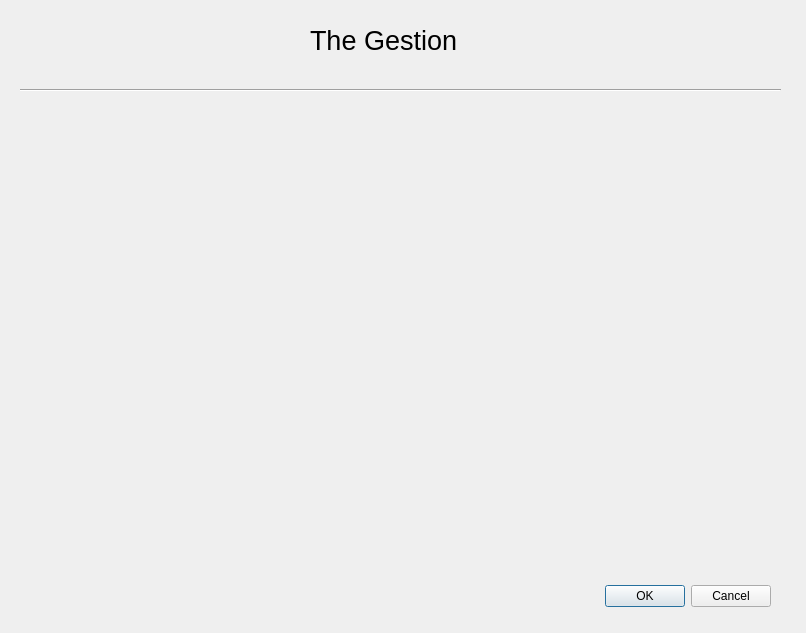
<?xml version="1.0" encoding="UTF-8"?>
<ui version="4.0">
 <class>Dialog</class>
 <widget class="QDialog" name="Dialog">
  <property name="geometry">
   <rect>
    <x>0</x>
    <y>0</y>
    <width>806</width>
    <height>633</height>
   </rect>
  </property>
  <property name="windowTitle">
   <string>Dialog</string>
  </property>
  <widget class="QDialogButtonBox" name="buttonBox">
   <property name="geometry">
    <rect>
     <x>430</x>
     <y>580</y>
     <width>341</width>
     <height>32</height>
    </rect>
   </property>
   <property name="orientation">
    <enum>Qt::Horizontal</enum>
   </property>
   <property name="standardButtons">
    <set>QDialogButtonBox::Cancel|QDialogButtonBox::Ok</set>
   </property>
  </widget>
  <widget class="Line" name="line">
   <property name="geometry">
    <rect>
     <x>20</x>
     <y>80</y>
     <width>761</width>
     <height>20</height>
    </rect>
   </property>
   <property name="orientation">
    <enum>Qt::Horizontal</enum>
   </property>
  </widget>
  <widget class="QLabel" name="label">
   <property name="geometry">
    <rect>
     <x>310</x>
     <y>20</y>
     <width>151</width>
     <height>41</height>
    </rect>
   </property>
   <property name="font">
    <font>
     <pointsize>20</pointsize>
    </font>
   </property>
   <property name="text">
    <string>The Gestion</string>
   </property>
  </widget>
  <widget class="QWidget" name="InfoWidget" native="true">
   <property name="geometry">
    <rect>
     <x>20</x>
     <y>140</y>
     <width>211</width>
     <height>431</height>
    </rect>
   </property>
  </widget>
 </widget>
 <resources/>
 <connections>
  <connection>
   <sender>buttonBox</sender>
   <signal>accepted()</signal>
   <receiver>Dialog</receiver>
   <slot>accept()</slot>
   <hints>
    <hint type="sourcelabel">
     <x>248</x>
     <y>254</y>
    </hint>
    <hint type="destinationlabel">
     <x>157</x>
     <y>274</y>
    </hint>
   </hints>
  </connection>
  <connection>
   <sender>buttonBox</sender>
   <signal>rejected()</signal>
   <receiver>Dialog</receiver>
   <slot>reject()</slot>
   <hints>
    <hint type="sourcelabel">
     <x>316</x>
     <y>260</y>
    </hint>
    <hint type="destinationlabel">
     <x>286</x>
     <y>274</y>
    </hint>
   </hints>
  </connection>
 </connections>
</ui>
